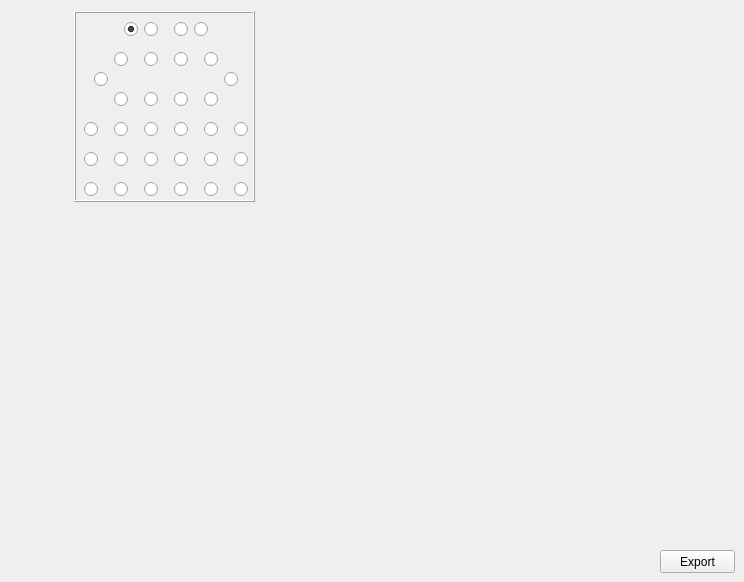
    <widget class="QWidget" name="tab_2">
     <attribute name="title">
      <string>32 OpenEphys</string>
     </attribute>
     <widget class="QPushButton" name="ButtonExportToExcel">
      <property name="geometry">
       <rect>
        <x>660</x>
        <y>550</y>
        <width>75</width>
        <height>23</height>
       </rect>
      </property>
      <property name="text">
       <string>Export</string>
      </property>
     </widget>
     <widget class="QRadioButton" name="e_11">
      <property name="geometry">
       <rect>
        <x>94</x>
        <y>71</y>
        <width>16</width>
        <height>17</height>
       </rect>
      </property>
      <property name="text">
       <string/>
      </property>
      <property name="autoExclusive">
       <bool>false</bool>
      </property>
     </widget>
     <widget class="QRadioButton" name="e_14">
      <property name="geometry">
       <rect>
        <x>124</x>
        <y>21</y>
        <width>16</width>
        <height>17</height>
       </rect>
      </property>
      <property name="toolTip">
       <string>&lt;html&gt;&lt;head/&gt;&lt;body&gt;&lt;p&gt;M1_FrA_LEFT&lt;/p&gt;&lt;/body&gt;&lt;/html&gt;</string>
      </property>
      <property name="text">
       <string/>
      </property>
      <property name="checked">
       <bool>true</bool>
      </property>
      <property name="autoExclusive">
       <bool>false</bool>
      </property>
     </widget>
     <widget class="QRadioButton" name="e_1">
      <property name="geometry">
       <rect>
        <x>84</x>
        <y>121</y>
        <width>16</width>
        <height>17</height>
       </rect>
      </property>
      <property name="text">
       <string/>
      </property>
      <property name="autoExclusive">
       <bool>false</bool>
      </property>
     </widget>
     <widget class="QRadioButton" name="e_12">
      <property name="geometry">
       <rect>
        <x>114</x>
        <y>51</y>
        <width>16</width>
        <height>17</height>
       </rect>
      </property>
      <property name="text">
       <string/>
      </property>
      <property name="autoExclusive">
       <bool>false</bool>
      </property>
     </widget>
     <widget class="QRadioButton" name="e_9">
      <property name="geometry">
       <rect>
        <x>114</x>
        <y>91</y>
        <width>16</width>
        <height>17</height>
       </rect>
      </property>
      <property name="text">
       <string/>
      </property>
      <property name="autoExclusive">
       <bool>false</bool>
      </property>
     </widget>
     <widget class="QRadioButton" name="e_4">
      <property name="geometry">
       <rect>
        <x>84</x>
        <y>151</y>
        <width>16</width>
        <height>17</height>
       </rect>
      </property>
      <property name="text">
       <string/>
      </property>
      <property name="autoExclusive">
       <bool>false</bool>
      </property>
     </widget>
     <widget class="QRadioButton" name="e_7">
      <property name="geometry">
       <rect>
        <x>84</x>
        <y>181</y>
        <width>16</width>
        <height>17</height>
       </rect>
      </property>
      <property name="text">
       <string/>
      </property>
      <property name="autoExclusive">
       <bool>false</bool>
      </property>
     </widget>
     <widget class="QRadioButton" name="e_0">
      <property name="geometry">
       <rect>
        <x>114</x>
        <y>121</y>
        <width>16</width>
        <height>17</height>
       </rect>
      </property>
      <property name="text">
       <string/>
      </property>
      <property name="autoExclusive">
       <bool>false</bool>
      </property>
     </widget>
     <widget class="QRadioButton" name="e_3">
      <property name="geometry">
       <rect>
        <x>114</x>
        <y>151</y>
        <width>16</width>
        <height>17</height>
       </rect>
      </property>
      <property name="text">
       <string/>
      </property>
      <property name="autoExclusive">
       <bool>false</bool>
      </property>
     </widget>
     <widget class="QRadioButton" name="e_15">
      <property name="geometry">
       <rect>
        <x>144</x>
        <y>21</y>
        <width>16</width>
        <height>17</height>
       </rect>
      </property>
      <property name="text">
       <string/>
      </property>
      <property name="autoExclusive">
       <bool>false</bool>
      </property>
     </widget>
     <widget class="QRadioButton" name="e_13">
      <property name="geometry">
       <rect>
        <x>144</x>
        <y>51</y>
        <width>16</width>
        <height>17</height>
       </rect>
      </property>
      <property name="text">
       <string/>
      </property>
      <property name="autoExclusive">
       <bool>false</bool>
      </property>
     </widget>
     <widget class="QRadioButton" name="e_8">
      <property name="geometry">
       <rect>
        <x>144</x>
        <y>121</y>
        <width>16</width>
        <height>17</height>
       </rect>
      </property>
      <property name="text">
       <string/>
      </property>
      <property name="autoExclusive">
       <bool>false</bool>
      </property>
     </widget>
     <widget class="QRadioButton" name="e_10">
      <property name="geometry">
       <rect>
        <x>144</x>
        <y>91</y>
        <width>16</width>
        <height>17</height>
       </rect>
      </property>
      <property name="text">
       <string/>
      </property>
      <property name="autoExclusive">
       <bool>false</bool>
      </property>
     </widget>
     <widget class="QRadioButton" name="e_2">
      <property name="geometry">
       <rect>
        <x>144</x>
        <y>151</y>
        <width>16</width>
        <height>17</height>
       </rect>
      </property>
      <property name="text">
       <string/>
      </property>
      <property name="autoExclusive">
       <bool>false</bool>
      </property>
     </widget>
     <widget class="QRadioButton" name="e_6">
      <property name="geometry">
       <rect>
        <x>114</x>
        <y>181</y>
        <width>16</width>
        <height>17</height>
       </rect>
      </property>
      <property name="text">
       <string/>
      </property>
      <property name="autoExclusive">
       <bool>false</bool>
      </property>
     </widget>
     <widget class="QRadioButton" name="e_5">
      <property name="geometry">
       <rect>
        <x>144</x>
        <y>181</y>
        <width>16</width>
        <height>17</height>
       </rect>
      </property>
      <property name="text">
       <string/>
      </property>
      <property name="autoExclusive">
       <bool>false</bool>
      </property>
     </widget>
     <widget class="QRadioButton" name="e_29">
      <property name="geometry">
       <rect>
        <x>174</x>
        <y>151</y>
        <width>16</width>
        <height>17</height>
       </rect>
      </property>
      <property name="text">
       <string/>
      </property>
      <property name="autoExclusive">
       <bool>false</bool>
      </property>
     </widget>
     <widget class="QRadioButton" name="e_18">
      <property name="geometry">
       <rect>
        <x>174</x>
        <y>51</y>
        <width>16</width>
        <height>17</height>
       </rect>
      </property>
      <property name="text">
       <string/>
      </property>
      <property name="autoExclusive">
       <bool>false</bool>
      </property>
     </widget>
     <widget class="QRadioButton" name="e_21">
      <property name="geometry">
       <rect>
        <x>174</x>
        <y>91</y>
        <width>16</width>
        <height>17</height>
       </rect>
      </property>
      <property name="text">
       <string/>
      </property>
      <property name="autoExclusive">
       <bool>false</bool>
      </property>
     </widget>
     <widget class="QRadioButton" name="e_23">
      <property name="geometry">
       <rect>
        <x>174</x>
        <y>121</y>
        <width>16</width>
        <height>17</height>
       </rect>
      </property>
      <property name="text">
       <string/>
      </property>
      <property name="autoExclusive">
       <bool>false</bool>
      </property>
     </widget>
     <widget class="QRadioButton" name="e_16">
      <property name="geometry">
       <rect>
        <x>174</x>
        <y>21</y>
        <width>16</width>
        <height>17</height>
       </rect>
      </property>
      <property name="text">
       <string/>
      </property>
      <property name="autoExclusive">
       <bool>false</bool>
      </property>
     </widget>
     <widget class="QRadioButton" name="e_26">
      <property name="geometry">
       <rect>
        <x>174</x>
        <y>181</y>
        <width>16</width>
        <height>17</height>
       </rect>
      </property>
      <property name="text">
       <string/>
      </property>
      <property name="autoExclusive">
       <bool>false</bool>
      </property>
     </widget>
     <widget class="QRadioButton" name="e_28">
      <property name="geometry">
       <rect>
        <x>204</x>
        <y>151</y>
        <width>16</width>
        <height>17</height>
       </rect>
      </property>
      <property name="text">
       <string/>
      </property>
      <property name="autoExclusive">
       <bool>false</bool>
      </property>
     </widget>
     <widget class="QRadioButton" name="e_31">
      <property name="geometry">
       <rect>
        <x>204</x>
        <y>121</y>
        <width>16</width>
        <height>17</height>
       </rect>
      </property>
      <property name="text">
       <string/>
      </property>
     </widget>
     <widget class="QRadioButton" name="e_17">
      <property name="geometry">
       <rect>
        <x>194</x>
        <y>21</y>
        <width>16</width>
        <height>17</height>
       </rect>
      </property>
      <property name="toolTip">
       <string>M1_FrA_RIGHT</string>
      </property>
      <property name="toolTipDuration">
       <number>10</number>
      </property>
      <property name="statusTip">
       <string>M1_FrA_RIGHT</string>
      </property>
      <property name="whatsThis">
       <string/>
      </property>
      <property name="accessibleName">
       <string/>
      </property>
      <property name="accessibleDescription">
       <string/>
      </property>
      <property name="text">
       <string/>
      </property>
      <property name="autoExclusive">
       <bool>false</bool>
      </property>
     </widget>
     <widget class="QRadioButton" name="e_19">
      <property name="geometry">
       <rect>
        <x>204</x>
        <y>51</y>
        <width>16</width>
        <height>17</height>
       </rect>
      </property>
      <property name="text">
       <string/>
      </property>
      <property name="autoExclusive">
       <bool>false</bool>
      </property>
     </widget>
     <widget class="QRadioButton" name="e_25">
      <property name="geometry">
       <rect>
        <x>204</x>
        <y>181</y>
        <width>16</width>
        <height>17</height>
       </rect>
      </property>
      <property name="text">
       <string/>
      </property>
      <property name="autoExclusive">
       <bool>false</bool>
      </property>
     </widget>
     <widget class="QRadioButton" name="e_22">
      <property name="geometry">
       <rect>
        <x>204</x>
        <y>91</y>
        <width>16</width>
        <height>17</height>
       </rect>
      </property>
      <property name="text">
       <string/>
      </property>
      <property name="autoExclusive">
       <bool>false</bool>
      </property>
     </widget>
     <widget class="QRadioButton" name="e_27">
      <property name="geometry">
       <rect>
        <x>234</x>
        <y>151</y>
        <width>16</width>
        <height>17</height>
       </rect>
      </property>
      <property name="text">
       <string/>
      </property>
      <property name="autoExclusive">
       <bool>false</bool>
      </property>
     </widget>
     <widget class="QRadioButton" name="e_30">
      <property name="geometry">
       <rect>
        <x>234</x>
        <y>121</y>
        <width>16</width>
        <height>17</height>
       </rect>
      </property>
      <property name="text">
       <string/>
      </property>
      <property name="autoExclusive">
       <bool>false</bool>
      </property>
     </widget>
     <widget class="QRadioButton" name="e_20">
      <property name="geometry">
       <rect>
        <x>224</x>
        <y>71</y>
        <width>16</width>
        <height>17</height>
       </rect>
      </property>
      <property name="text">
       <string/>
      </property>
      <property name="autoExclusive">
       <bool>false</bool>
      </property>
     </widget>
     <widget class="QRadioButton" name="e_24">
      <property name="geometry">
       <rect>
        <x>234</x>
        <y>181</y>
        <width>16</width>
        <height>17</height>
       </rect>
      </property>
      <property name="text">
       <string/>
      </property>
      <property name="autoExclusive">
       <bool>false</bool>
      </property>
     </widget>
     <widget class="QFrame" name="frame_3">
      <property name="geometry">
       <rect>
        <x>74</x>
        <y>11</y>
        <width>181</width>
        <height>191</height>
       </rect>
      </property>
      <property name="frameShape">
       <enum>QFrame::Box</enum>
      </property>
      <property name="frameShadow">
       <enum>QFrame::Raised</enum>
      </property>
     </widget>
     <zorder>frame_3</zorder>
     <zorder>ButtonExportToExcel</zorder>
     <zorder>e_11</zorder>
     <zorder>e_14</zorder>
     <zorder>e_1</zorder>
     <zorder>e_12</zorder>
     <zorder>e_9</zorder>
     <zorder>e_4</zorder>
     <zorder>e_7</zorder>
     <zorder>e_0</zorder>
     <zorder>e_3</zorder>
     <zorder>e_15</zorder>
     <zorder>e_13</zorder>
     <zorder>e_8</zorder>
     <zorder>e_10</zorder>
     <zorder>e_2</zorder>
     <zorder>e_6</zorder>
     <zorder>e_5</zorder>
     <zorder>e_29</zorder>
     <zorder>e_18</zorder>
     <zorder>e_21</zorder>
     <zorder>e_23</zorder>
     <zorder>e_16</zorder>
     <zorder>e_26</zorder>
     <zorder>e_28</zorder>
     <zorder>e_31</zorder>
     <zorder>e_17</zorder>
     <zorder>e_19</zorder>
     <zorder>e_25</zorder>
     <zorder>e_22</zorder>
     <zorder>e_27</zorder>
     <zorder>e_30</zorder>
     <zorder>e_20</zorder>
     <zorder>e_24</zorder>
    </widget>
